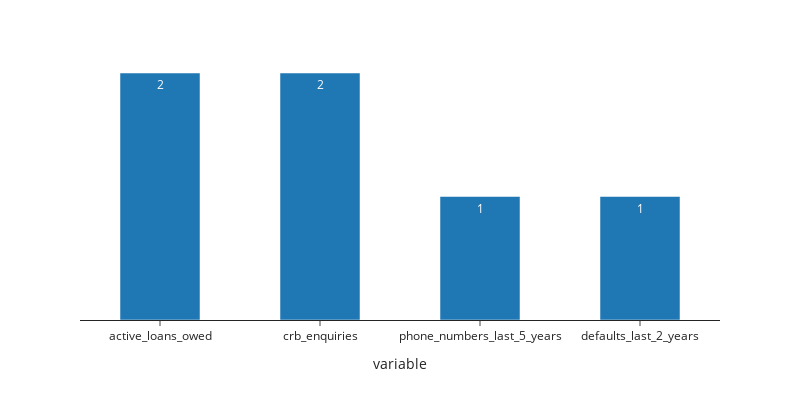

Notebook code cell kept with this figure:
### Code cell
# other CRB variables
numerics = ['active_loans_owed','crb_enquiries','phone_numbers_last_5_years','defaults_last_2_years']
# Calculate medians for values > 0
medians = []
for col in numerics:
    median_value = data[data[col] > 0][col].median()
    medians.append({'variable': col, 'median': median_value})

# Create the resulting DataFrame
medians_df = pd.DataFrame(medians)

#plot the medians
fig = px.bar(medians_df, x='variable', y='median', text='median',
              template='simple_white',width=800,height=400 , barmode='group'
             ,color_discrete_map={'0': "rgb(149, 111, 204)",'1': "rgb(56, 163, 117)"},
             labels = {'answer': '',"account_name": "Total borrowers"})
fig.update_layout(uniformtext_minsize=8, uniformtext_mode='hide', autosize=False, title_x=0.5, title_font_family ="Calibri")
fig.update_traces(width=0.5)
fig.update_yaxes(matches=None, showticklabels=False,visible=False)

fig

### Figure 1 — Plotly figure (JSON) as saved in the notebook; plotly's stock layout.template omitted (floating-point values rounded to 4 significant figures)
{"data": [{"alignmentgroup": "True", "hovertemplate": "variable=%{x}<br>median=%{text}<extra></extra>", "legendgroup": "", "marker": {"color": "#1F77B4", "pattern": {"shape": ""}}, "name": "", "offsetgroup": "", "orientation": "v", "showlegend": false, "text": [2, 2, 1, 1], "textposition": "auto", "type": "bar", "width": 0.5, "x": ["active_loans_owed", "crb_enquiries", "phone_numbers_last_5_years", "defaults_last_2_years"], "xaxis": "x", "y": [2, 2, 1, 1], "yaxis": "y"}], "layout": {"autosize": false, "barmode": "group", "height": 400, "legend": {"tracegroupgap": 0}, "margin": {"t": 60}, "title": {"font": {"family": "Calibri"}, "x": 0.5}, "uniformtext": {"minsize": 8, "mode": "hide"}, "width": 800, "xaxis": {"anchor": "y", "domain": [0, 1], "title": {"text": "variable"}}, "yaxis": {"anchor": "x", "domain": [0, 1], "showticklabels": false, "title": {"text": "median"}, "visible": false}}}
